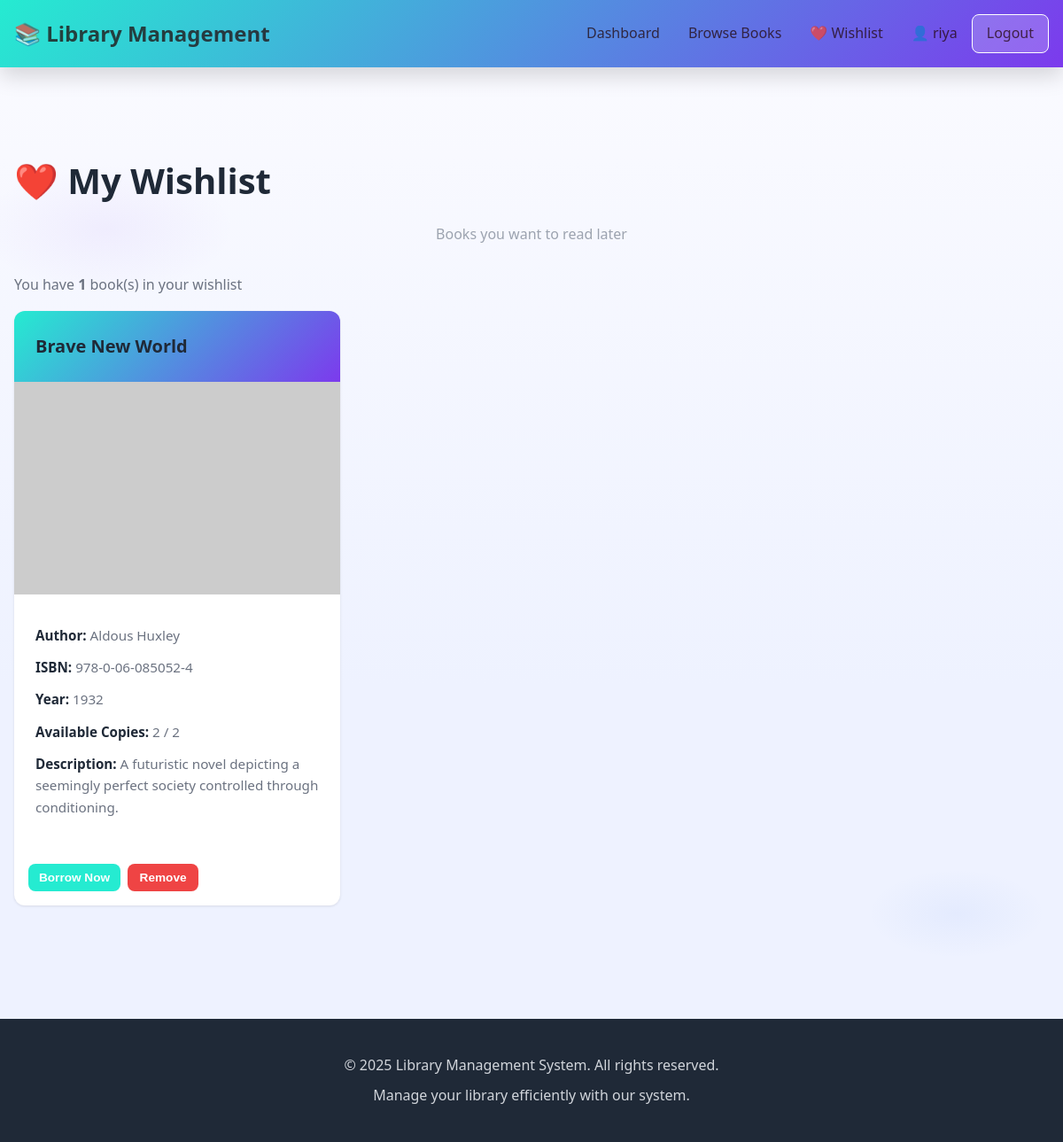
Page /wishlist (signed in) on the committed database.
### models.py (models this page shows, shortened)
class User(db.Model):
    __tablename__ = 'users'
    id = db.Column(db.Integer, primary_key=True)
    username = db.Column(db.String(80), unique=True, nullable=False, index=True)
    email = db.Column(db.String(120), unique=True, nullable=False, index=True)
    password = db.Column(db.String(255), nullable=False)
    is_admin = db.Column(db.Boolean, default=False)
    created_at = db.Column(db.DateTime, default=datetime.now)
    updated_at = db.Column(db.DateTime, default=datetime.now, onupdate=datetime.now)
    borrowings = db.relationship('Borrowing', backref='user', lazy=True, cascade='all, delete-orphan')

class Wishlist(db.Model):
    __tablename__ = 'wishlists'
    id = db.Column(db.Integer, primary_key=True)
    user_id = db.Column(db.Integer, db.ForeignKey('users.id'), nullable=False, index=True)
    book_id = db.Column(db.Integer, db.ForeignKey('books.id'), nullable=False, index=True)
    added_at = db.Column(db.DateTime, default=datetime.now)
    user = db.relationship('User', backref='wishlist')
    book = db.relationship('Book', backref='wishlisted_by')
    __table_args__ = (db.UniqueConstraint('user_id', 'book_id', name='_user_book_uc'),)

class Book(db.Model):
    __tablename__ = 'books'
    id = db.Column(db.Integer, primary_key=True)
    title = db.Column(db.String(200), nullable=False, index=True)
    author = db.Column(db.String(120), nullable=False, index=True)
    isbn = db.Column(db.String(13), unique=True, nullable=False, index=True)
    publication_year = db.Column(db.Integer, nullable=False)
    quantity = db.Column(db.Integer, default=1)
    available = db.Column(db.Boolean, default=True)
    description = db.Column(db.Text, nullable=True)
    image_url = db.Column(db.String(512), nullable=True)
    created_at = db.Column(db.DateTime, default=datetime.now)
    updated_at = db.Column(db.DateTime, default=datetime.now, onupdate=datetime.now)
    borrowings = db.relationship('Borrowing', backref='book', lazy=True, cascade='all, delete-orphan')
    def get_available_count(self):
        borrowed_count = len([b for b in self.borrowings if b.return_date is None])
        return self.quantity - borrowed_count

### app.py (the view)
@app.route('/wishlist')
def wishlist():
    if 'user_id' not in session:
        flash('Please log in first.', 'error')
        return redirect(url_for('login'))
    user = User.query.get(session['user_id'])
    wishlist_items = Wishlist.query.filter_by(user_id=user.id).all()
    return render_template('wishlist.html', wishlist_items=wishlist_items)

### app.py (called while the page is built)
@app.context_processor
def inject_user():
    user = None
    if 'user_id' in session:
        user = User.query.get(session['user_id'])
    return dict(current_user=user)

### templates/wishlist.html (shortened to what this page needs)
{% extends "base.html" %}
{% block content %}
<div class="container">
    <div class="wishlist-header">
        <h1>❤️ My Wishlist</h1>
        <p class="subtitle">Books you want to read later</p>
    </div>
    {% if wishlist_items %}
        <div class="wishlist-count">
            <p>You have <strong>{{ wishlist_items|length }}</strong> book(s) in your wishlist</p>
        </div>
        <div class="wishlist-grid">
            {% for item in wishlist_items %}
            <div class="wishlist-card">
                <div class="book-header">
                    <h3>{{ item.book.title }}</h3>
                </div>
                <div class="wishlist-media">
                    <img class="wishlist-cover" src="{{ item.book.image_url or 'https://via.placeholder.com/160x240?text=No+Cover' }}" alt="{{ item.book.title }} cover" onerror="this.src='https://via.placeholder.com/160x240?text=No+Cover'">
                </div>
                <div class="book-details">
                    <p><strong>Author:</strong> {{ item.book.author }}</p>
                    <p><strong>ISBN:</strong> {{ item.book.isbn }}</p>
                    <p><strong>Year:</strong> {{ item.book.publication_year }}</p>
                    <p><strong>Available Copies:</strong> {{ item.book.get_available_count() }} / {{ item.book.quantity }}</p>
                    {% if item.book.description %}
                    <p><strong>Description:</strong> {{ item.book.description[:200] }}{% if item.book.description|length > 200 %}...{% endif %}</p>
                    {% endif %}
                </div>
                <div class="wishlist-actions">
                    {% if item.book.available %}
                    <form method="POST" action="{{ url_for('borrow_book', book_id=item.book.id) }}" style="display:inline;">
                        <button type="submit" class="btn btn-primary btn-small">Borrow Now</button>
                    </form>
                    {% else %}
                    <button type="button" class="btn btn-disabled btn-small" disabled>Not Available</button>
                    {% endif %}
                    <form method="POST" action="{{ url_for('remove_from_wishlist', wishlist_id=item.id) }}" style="display:inline;">
                        <button type="submit" class="btn btn-danger btn-small" title="Remove from wishlist">Remove</button>
                    </form>
                </div>
            </div>
            {% endfor %}
        </div>
    {% else %}
        <div class="empty-state">
            <h2>Your wishlist is empty</h2>
            <p>Add books from the library to save them for later.</p>
            <a href="{{ url_for('books') }}" class="btn btn-primary">Browse Books</a>
        </div>
    {% endif %}
</div>
{% endblock %}

### templates/base.html (shortened to what this page needs)
<!DOCTYPE html>
<html lang="en">
<head>
    <link rel="stylesheet" href="{{ url_for('static', filename='css/style.css') }}">
</head>
<body>
    {% if session.get('user_id') %}
    <nav class="navbar">
        <div class="nav-container">
            <div class="nav-brand">
                <a href="{{ url_for('dashboard') }}">📚 Library Management</a>
            </div>
            <ul class="nav-menu">
                <li><a href="{{ url_for('dashboard') }}">Dashboard</a></li>
                <li><a href="{{ url_for('books') }}">Browse Books</a></li>
                <li><a href="{{ url_for('wishlist') }}" title="View your wishlist">❤️ Wishlist</a></li>
                <li class="nav-right">
                    <span>👤 {{ session.get('username') }}</span>
                    <a href="{{ url_for('logout') }}" class="btn-logout">Logout</a>
                </li>
            </ul>
        </div>
    </nav>
    {% endif %}
    <div class="container">
    </div>
    <main class="main-content">
        {% block content %}{% endblock %}
    </main>
    <footer class="footer">
        <div class="footer-content">
            <p>&copy; 2025 Library Management System. All rights reserved.</p>
            <p>Manage your library efficiently with our system.</p>
        </div>
    </footer>
</body>
</html>

### static/css/style.css (style rules this page uses)
:root { --primary-color: #25ebd1; --secondary-color: #7c3aed; --success-color: #10b981; --warning-color: #f59e0b; --danger-color: #ef4444; --info-color: #06b6d4; --dark-color: #1f2937; --light-color: #BBDB9B; --border-color: #e5e7eb; --shadow: 0 1px 3px rgba(0,0,0,0.1); --shadow-lg: 0 10px 25px rgba(0,0,0,0.15); --transition: all 0.3s ease; }
* { margin: 0; padding: 0; box-sizing: border-box; }
html, body { height: 100%; }
body { font-family: 'Segoe UI', Tahoma, Geneva, Verdana, sans-serif; background: radial-gradient(1200px 600px at 10% 20%, rgba(124,58,237,0.06), transparent 12%), radial-gradient(1000px 500px at 90% 80%, rgba(37,99,235,0.05), transparent 10%), linear-gradient(180deg, #fbfbff 0%, #eef2ff 60%); color: var(--dark-color); line-height: 1.6; -webkit-font-smoothing:antialiased; -moz-osx-font-smoothing:grayscale; }
h1, h2, h3, h4, h5, h6 { color: var(--dark-color); font-weight: 700; margin-bottom: 1rem; }
h1 { font-size: 2.5rem; }
h3 { font-size: 1.5rem; }
p { margin-bottom: 1rem; color: #6b7280; }
a { color: var(--primary-color); text-decoration: none; transition: var(--transition); }
.container { max-width: 1200px; margin: 0 auto; padding: 2rem 1rem; }
.navbar { background: linear-gradient(135deg, rgba(37,99,235,0.92), rgba(124,58,237,0.9)); backdrop-filter: blur(4px); }
.navbar { background: linear-gradient(135deg, var(--primary-color), var(--secondary-color)); color: rgba(31, 3, 3, 0.712); padding: 1rem 0; box-shadow: var(--shadow-lg); position: sticky; top: 0; z-index: 100; }
.nav-container { max-width: 1200px; margin: 0 auto; padding: 0 1rem; display: flex; justify-content: space-between; align-items: center; }
.nav-brand a { font-size: 1.5rem; font-weight: 700; color: rgba(31, 3, 3, 0.712); }
.nav-menu { list-style: none; display: flex; align-items: center; gap: 2rem; flex-wrap: wrap; }
.nav-menu a { color: rgba(31, 3, 3, 0.712); font-weight: 500; transition: var(--transition); }
.nav-right { margin-left: auto; display: flex; align-items: center; gap: 1rem; }
.btn-logout { background: rgba(255, 255, 255, 0.2); padding: 0.5rem 1rem; border-radius: 0.5rem; color: #BBDB9B; border: 1px solid white; }
.btn { display: inline-block; padding: 0.75rem 1.5rem; border-radius: 0.5rem; border: none; font-weight: 600; cursor: pointer; transition: var(--transition); text-align: center; font-size: 0.95rem; }
.btn-primary { background: var(--primary-color); color: white; }
.btn-danger { background: var(--danger-color); color: white; }
.btn-small { padding: 0.5rem 1rem; font-size: 0.85rem; }
.subtitle { text-align: center; color: #9ca3af; margin-bottom: 2rem; }
.book-header { background: linear-gradient(135deg, var(--primary-color), var(--secondary-color)); color: white; padding: 1.5rem; display: flex; justify-content: space-between; align-items: start; gap: 1rem; }
.book-header h3 { margin: 0; font-size: 1.25rem; }
.book-details { padding: 1.5rem; flex: 1; }
.book-details p { margin-bottom: 0.75rem; font-size: 0.95rem; }
.book-details strong { color: var(--dark-color); }
.footer { background: var(--dark-color); color: white; text-align: center; padding: 2rem 1rem; margin-top: 4rem; }
.footer-content p { color: #d1d5db; margin: 0.5rem 0; }
.main-content { flex: 1; }
.wishlist-grid { display: grid; grid-template-columns: repeat(auto-fill, minmax(300px, 1fr)); gap: 2rem; margin-bottom: 2rem; }
.wishlist-card { background: white; border-radius: 0.75rem; box-shadow: var(--shadow); overflow: hidden; transition: var(--transition); display: flex; flex-direction: column; }
.wishlist-media { position: relative; height: 250px; overflow: hidden; }
.wishlist-cover { width: 100%; height: 100%; object-fit: cover; }
.wishlist-actions { display: flex; gap: 0.5rem; padding: 0 1.5rem 1.5rem; flex-wrap: wrap; }
.wishlist-actions .btn { flex: 1; min-width: 80px; }
.btn-small { padding: 0.5rem 0.75rem; font-size: 0.85rem; width: 100%; }
.wishlist-cover { width: 100%; height: 240px; object-fit: cover; }
.wishlist-actions { display: flex; gap: 0.5rem; padding: 1rem; flex-wrap: wrap; }

### rows in the picture
User: get "riya"
Wishlist: book "Brave New World", book.author "Aldous Huxley", book.isbn "978-0-06-085052-4", book.publication_year "1932", book.get_available_count "2", book.quantity "2", book "A futuristic novel depicting a seemingly perfect society controlled through conditioning."

### other values in the picture
{{ wishlist_items|length }} "1"
